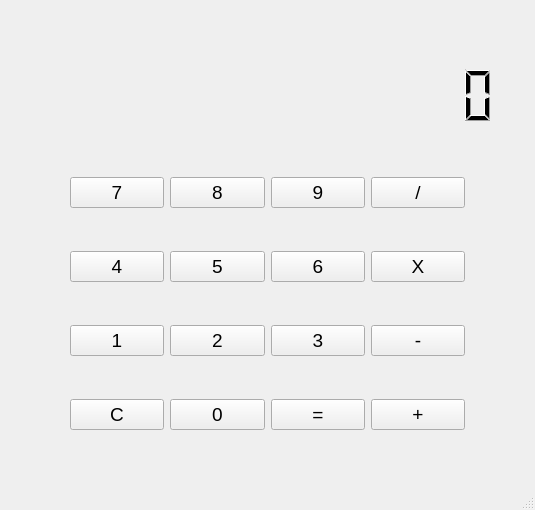
<?xml version="1.0" encoding="UTF-8"?>
<ui version="4.0">
 <class>MainWindow</class>
 <widget class="QMainWindow" name="MainWindow">
  <property name="geometry">
   <rect>
    <x>0</x>
    <y>0</y>
    <width>535</width>
    <height>510</height>
   </rect>
  </property>
  <property name="windowTitle">
   <string>MainWindow</string>
  </property>
  <widget class="QWidget" name="centralwidget">
   <widget class="QWidget" name="gridLayoutWidget">
    <property name="geometry">
     <rect>
      <x>70</x>
      <y>140</y>
      <width>395</width>
      <height>331</height>
     </rect>
    </property>
    <property name="font">
     <font>
      <pointsize>14</pointsize>
     </font>
    </property>
    <layout class="QGridLayout" name="gridLayout">
     <item row="1" column="0">
      <widget class="QPushButton" name="pushButton_4">
       <property name="font">
        <font>
         <pointsize>14</pointsize>
        </font>
       </property>
       <property name="text">
        <string>4</string>
       </property>
      </widget>
     </item>
     <item row="1" column="2">
      <widget class="QPushButton" name="pushButton_6">
       <property name="font">
        <font>
         <pointsize>14</pointsize>
        </font>
       </property>
       <property name="text">
        <string>6</string>
       </property>
      </widget>
     </item>
     <item row="2" column="0">
      <widget class="QPushButton" name="pushButton_1">
       <property name="font">
        <font>
         <pointsize>14</pointsize>
        </font>
       </property>
       <property name="text">
        <string>1</string>
       </property>
      </widget>
     </item>
     <item row="2" column="1">
      <widget class="QPushButton" name="pushButton_2">
       <property name="font">
        <font>
         <pointsize>14</pointsize>
        </font>
       </property>
       <property name="text">
        <string>2</string>
       </property>
      </widget>
     </item>
     <item row="1" column="1">
      <widget class="QPushButton" name="pushButton_5">
       <property name="font">
        <font>
         <pointsize>14</pointsize>
        </font>
       </property>
       <property name="text">
        <string>5</string>
       </property>
      </widget>
     </item>
     <item row="2" column="2">
      <widget class="QPushButton" name="pushButton_3">
       <property name="font">
        <font>
         <pointsize>14</pointsize>
        </font>
       </property>
       <property name="text">
        <string>3</string>
       </property>
      </widget>
     </item>
     <item row="3" column="1">
      <widget class="QPushButton" name="pushButton_0">
       <property name="font">
        <font>
         <pointsize>14</pointsize>
        </font>
       </property>
       <property name="text">
        <string>0</string>
       </property>
      </widget>
     </item>
     <item row="3" column="2">
      <widget class="QPushButton" name="pushButton_out">
       <property name="font">
        <font>
         <pointsize>14</pointsize>
        </font>
       </property>
       <property name="text">
        <string>=</string>
       </property>
      </widget>
     </item>
     <item row="0" column="0">
      <widget class="QPushButton" name="pushButton_7">
       <property name="font">
        <font>
         <pointsize>14</pointsize>
        </font>
       </property>
       <property name="text">
        <string>7</string>
       </property>
      </widget>
     </item>
     <item row="0" column="1">
      <widget class="QPushButton" name="pushButton_8">
       <property name="font">
        <font>
         <pointsize>14</pointsize>
        </font>
       </property>
       <property name="text">
        <string>8</string>
       </property>
      </widget>
     </item>
     <item row="0" column="2">
      <widget class="QPushButton" name="pushButton_9">
       <property name="font">
        <font>
         <pointsize>14</pointsize>
        </font>
       </property>
       <property name="text">
        <string>9</string>
       </property>
      </widget>
     </item>
     <item row="0" column="3">
      <widget class="QPushButton" name="pushButton_chia">
       <property name="font">
        <font>
         <pointsize>14</pointsize>
        </font>
       </property>
       <property name="text">
        <string>/</string>
       </property>
      </widget>
     </item>
     <item row="1" column="3">
      <widget class="QPushButton" name="pushButton_nhan">
       <property name="font">
        <font>
         <pointsize>14</pointsize>
        </font>
       </property>
       <property name="text">
        <string>X</string>
       </property>
      </widget>
     </item>
     <item row="2" column="3">
      <widget class="QPushButton" name="pushButton_tru">
       <property name="font">
        <font>
         <pointsize>14</pointsize>
        </font>
       </property>
       <property name="text">
        <string>-</string>
       </property>
      </widget>
     </item>
     <item row="3" column="3">
      <widget class="QPushButton" name="pushButton_cong">
       <property name="font">
        <font>
         <pointsize>14</pointsize>
        </font>
       </property>
       <property name="text">
        <string>+</string>
       </property>
      </widget>
     </item>
     <item row="3" column="0">
      <widget class="QPushButton" name="pushButton_clear">
       <property name="text">
        <string>C</string>
       </property>
      </widget>
     </item>
    </layout>
   </widget>
   <widget class="QLCDNumber" name="lcdNumber">
    <property name="geometry">
     <rect>
      <x>30</x>
      <y>60</y>
      <width>481</width>
      <height>71</height>
     </rect>
    </property>
    <property name="font">
     <font>
      <pointsize>14</pointsize>
     </font>
    </property>
    <property name="lineWidth">
     <number>0</number>
    </property>
    <property name="midLineWidth">
     <number>0</number>
    </property>
    <property name="smallDecimalPoint">
     <bool>true</bool>
    </property>
    <property name="digitCount">
     <number>13</number>
    </property>
   </widget>
   <widget class="QLabel" name="label">
    <property name="geometry">
     <rect>
      <x>440</x>
      <y>10</y>
      <width>61</width>
      <height>21</height>
     </rect>
    </property>
    <property name="text">
     <string/>
    </property>
   </widget>
  </widget>
  <widget class="QStatusBar" name="statusbar"/>
 </widget>
 <resources/>
 <connections/>
</ui>
